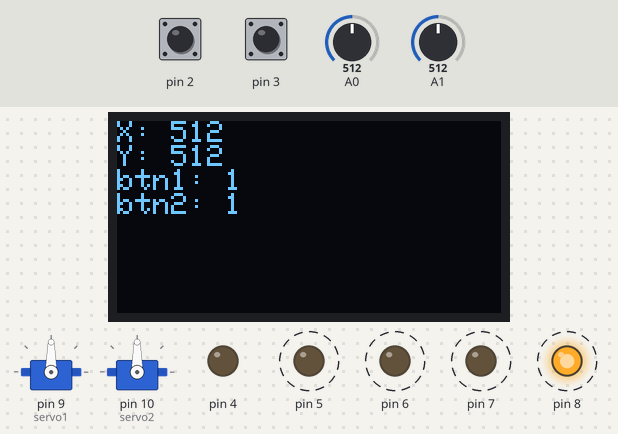
The sketch below on a simulated Arduino Uno, built with avr-gcc and run on an emulated ATmega328P. Parts: 2 × servo, 128×64 one-colour display, output pins drawn as LEDs (lit = HIGH). Dashed ring = blinking. Inputs (shaded band) come from the test bench; at power-on: A0 = 512, A1 = 512, pin 2 HIGH, pin 3 HIGH.

Above: at 1.4 s.
1.5 s: A0 set to 716
At 1.8 s:
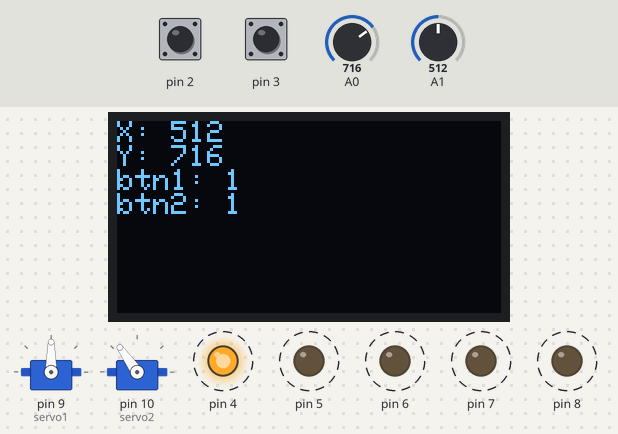
3.8 s: A1 set to 716
At 4.09 s:
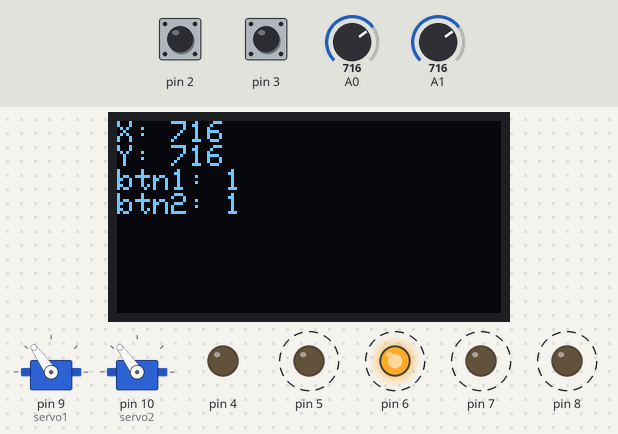
6.1 s: A0 set to 900
At 6.38 s:
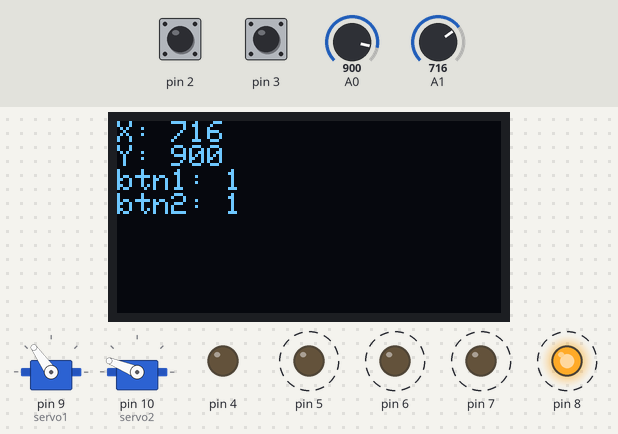
8.3 s: A1 set to 900
At 8.68 s:
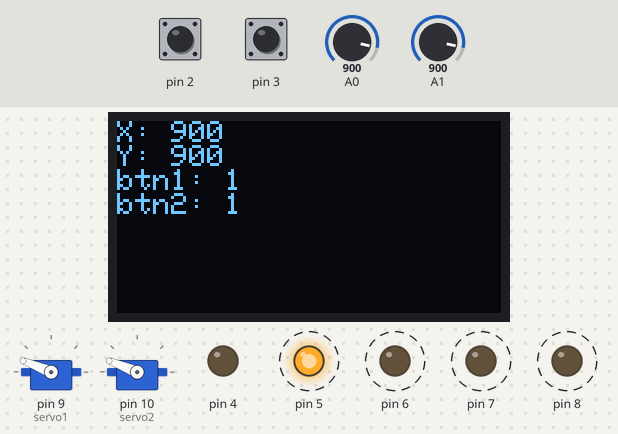
10.6 s: A0 set to 1023
At 10.97 s:
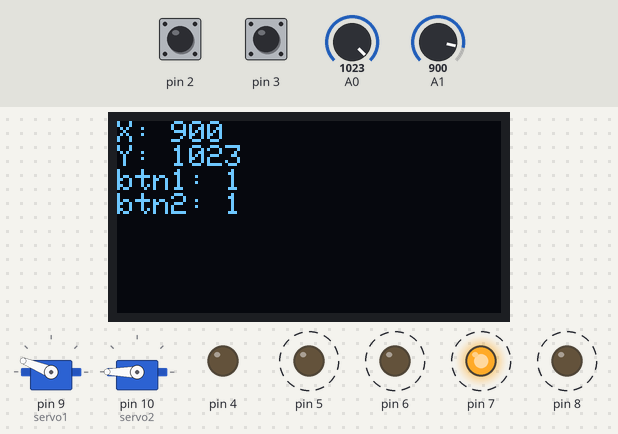
12.9 s: A1 set to 1023
At 13.28 s:
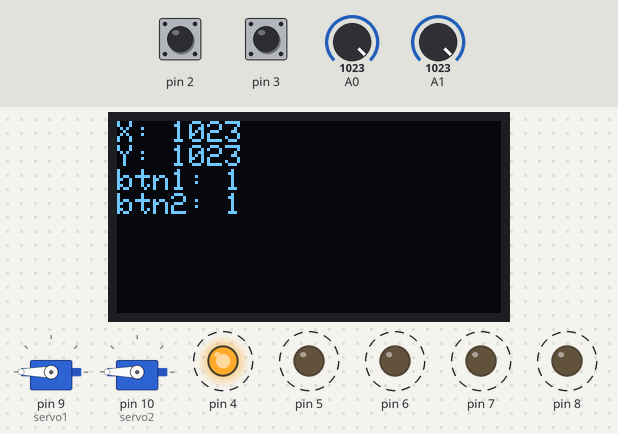
Timing chart, 0 to 16.2 s (numbered marks = the images above; inputs shaded):
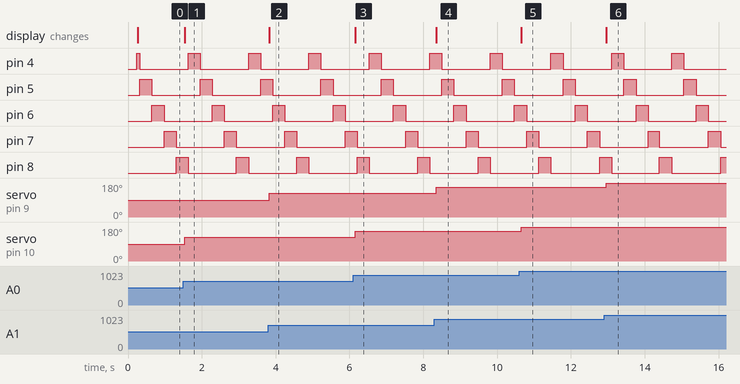

Measured:
- after the input at 1.5 s, servo on pin 10 (servo2): 90° → 125° at once; the display: changes at once (image 1)
- after the input at 3.8 s, servo on pin 9 (servo1): 90° → 125° at once; the display: changes at once (image 2)
- after the input at 6.1 s, servo on pin 10 (servo2): 125° → 158° after 0.05 s; the display: changes after 0.05 s (image 3)
- after the input at 8.3 s, servo on pin 9 (servo1): 125° → 158° after 0.05 s; the display: changes after 0.05 s (image 4)
- after the input at 10.6 s, servo on pin 10 (servo2): 158° → 180° after 0.05 s; the display: changes after 0.05 s (image 5)
- after the input at 12.9 s, servo on pin 9 (servo1): 158° → 180° after 0.05 s; the display: changes after 0.05 s (image 6)
- by itself, pin 4–6, pin 8: alternates HIGH for 0.33 s and LOW for 1.3 s
- by itself, pin 7: alternates HIGH for 0.32 s and LOW for 1.3 s

The sketch:

arduino.ino
```cpp
#include <Servo.h>
#include <Wire.h>
#include <Adafruit_GFX.h>
#include <Adafruit_SSD1306.h>

Servo servo1, servo2;
unsigned long t = 0;
int led = 0;
Adafruit_SSD1306 display(128, 64, &Wire, -1);

void setup() {
    Serial.begin(9600);
    while (!Serial);
    pinMode(2, INPUT_PULLUP);
    pinMode(3, INPUT_PULLUP);
    pinMode(4, OUTPUT);
    pinMode(5, OUTPUT);
    pinMode(6, OUTPUT);
    pinMode(7, OUTPUT);
    pinMode(8, OUTPUT);
    pinMode(9, OUTPUT);
    pinMode(10, OUTPUT);
    servo1.attach(9);
    servo2.attach(10);

    if(!display.begin(SSD1306_SWITCHCAPVCC, 0x3C)) {
      Serial.println(F("SSD1306 allocation failed"));
      while (1);
    }
    delay(200);
    display.clearDisplay();
    display.setTextSize(1); // Draw 2X-scale text
    display.setTextColor(SSD1306_WHITE);
}

void loop() {
    if (millis() - t > 300) {
        led ++;
        t = millis();
        if (led == 5) {
            led = 0;
        }
    }
    int bits = 1 << led;
    digitalWrite(4, (bits) & 0x01);
    digitalWrite(5, (bits >> 1) & 0x01);
    digitalWrite(6, (bits >> 2) & 0x01);
    digitalWrite(7, (bits >> 3) & 0x01);
    digitalWrite(8, (bits >> 4) & 0x01);

    int x = analogRead(A1);
    int y = analogRead(A0);
    servo1.write(map(x, 0, 1023, 0, 180));
    servo2.write(map(y, 0, 1023, 0, 180));

    display.clearDisplay();
    display.setCursor(0, 0);
    display.print("X: "); display.println(x);
    display.print("Y: "); display.println(y);
    display.print("btn1: "); display.println(digitalRead(3));
    display.print("btn2: "); display.println(digitalRead(2));
    display.display();
}
```
